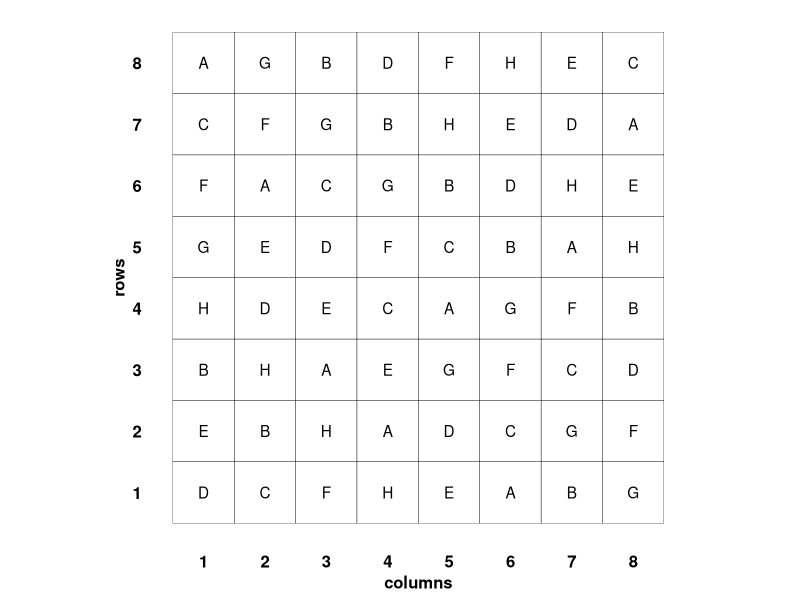
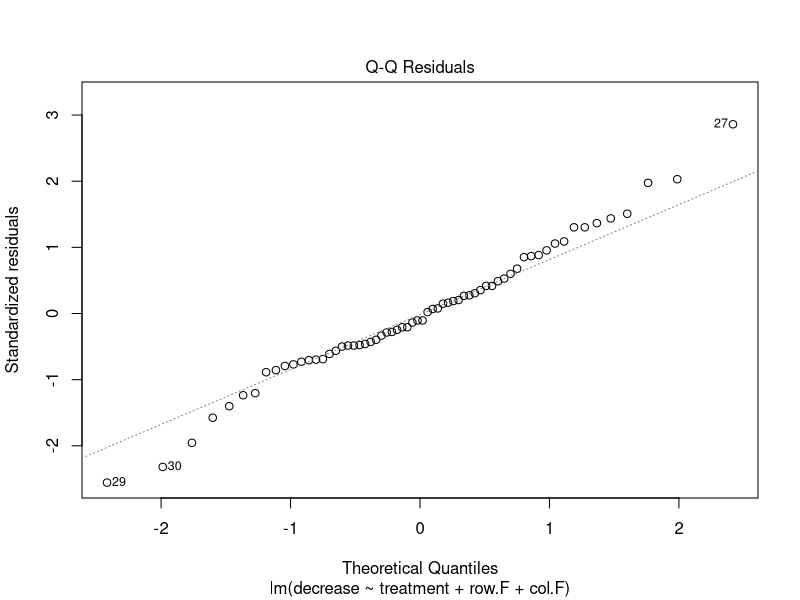
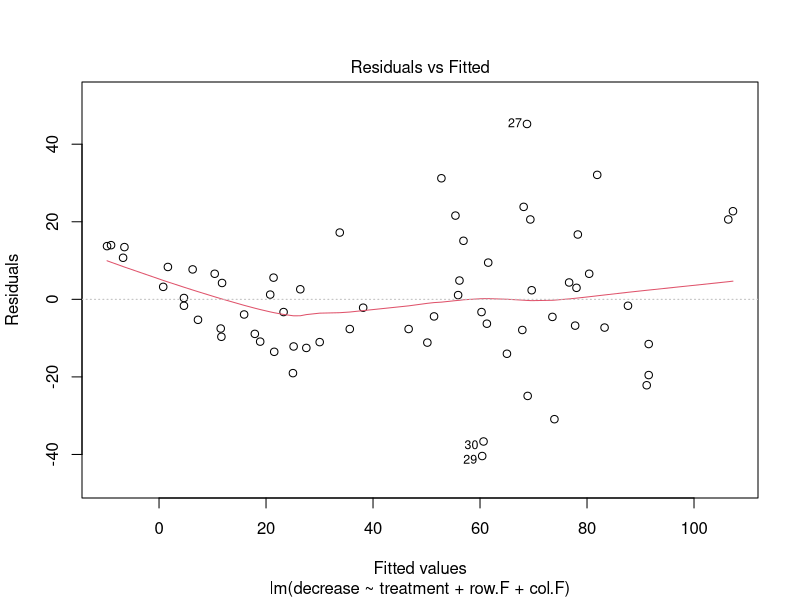
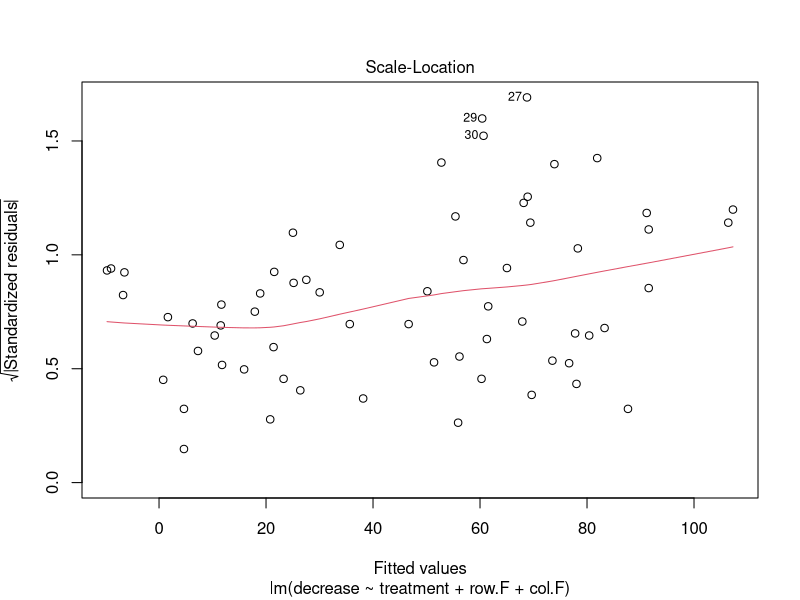

Write R code to recreate these figures, in order.
## ---- chunk 1
knitr::opts_chunk$set(echo = TRUE)
## ---- chunk 2
#the same ones we used last time
library(emmeans)  
library(multcomp)
library(multcompView)
library(ggplot2) 
library(tidyr)
library(dplyr)
library(readr)
library(readxl)
library(RColorBrewer)
library(viridis)
## ---- chunk 3
head(OrchardSprays)
str(OrchardSprays)
## ---- chunk 4
OrchardSprays %>% 
  ggplot(aes(x = colpos, y = rowpos)) +
  geom_tile(color = "black", fill = NA) +
  geom_text(aes(label = treatment)) +
  scale_x_continuous(breaks = c(1, 2, 3, 4, 5, 6, 7, 8)) +
  scale_y_continuous(breaks = c(1, 2, 3, 4, 5, 6, 7, 8)) +
  labs(x = "columns",
      y = "rows") +
  theme_minimal() +
  theme(panel.grid = element_blank()) +
  theme(text = element_text(size = 12, color = "black", face = "bold")) +
  theme(axis.text = element_text(size = 12, color = "black", face = "bold")) +
  coord_fixed()
## ---- chunk 5
OrchardSprays_new <- OrchardSprays %>% 
  mutate(row.F = as.factor(rowpos)) %>%  #mutate makes new columns based on existing columns  
  mutate(col.F = as.factor(colpos))
## ---- chunk 6

## ---- chunk 7
OrchardSprays_new %>% 
  group_by(treatment) %>% 
  summarise(mean = mean(decrease),
            var = var(decrease),
            sd = sd(decrease),
            n = n()) 
## ---- chunk 8
model_spray <- lm(decrease ~ treatment + row.F + col.F, data = OrchardSprays_new)
## ---- chunk 9
plot(model_spray, which = 2)
## ---- chunk 10
plot(model_spray, which = c(1, 3))
## ---- chunk 11
anova(model_spray)
## ---- chunk 12
estimate_spray <- emmeans(model_spray, pairwise ~ treatment)
estimate_spray$contrasts 
## ---- chunk 13
cld(estimate_spray$emmeans, Letters = letters)
## ---- chunk 14
chicken_experiment <- read_csv("data/betacarotenoid.csv")
head(chicken_experiment)
## ---- chunk 15

## ---- chunk 16

## ---- chunk 17

## ---- chunk 18

## ---- chunk 19
